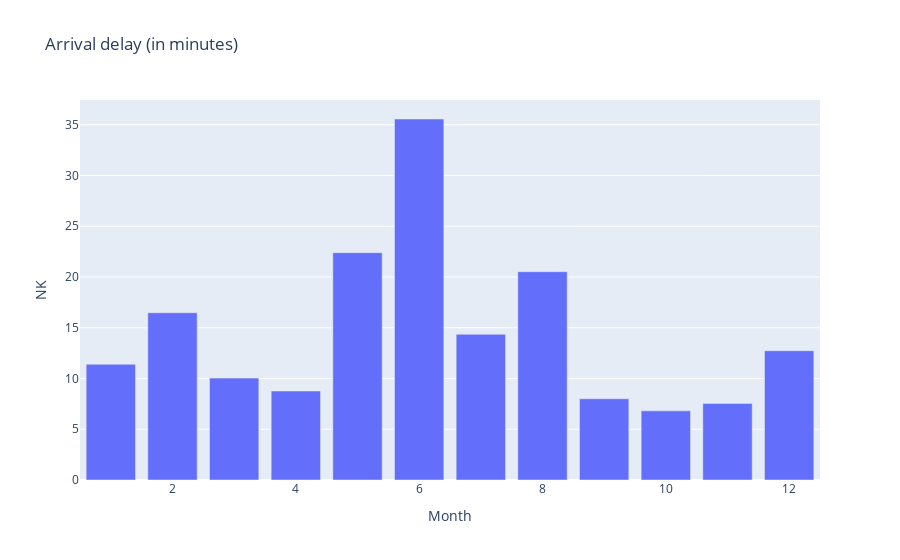

This figure's notebook cell:
### Markdown cell above
## Bar Chart
---

### Code cell
fig3 = px.bar(
    flight_data, 
    x=flight_data.index, 
    y=flight_data['NK'],
    title = "Arrival delay (in minutes)")

fig3.show()

### Figure 1 — Plotly figure (JSON) as saved in the notebook; plotly's stock layout.template omitted (floating-point values rounded to 4 significant figures)
{"data": [{"alignmentgroup": "True", "hovertemplate": "Month=%{x}<br>NK=%{y}<extra></extra>", "legendgroup": "", "marker": {"color": "#636efa", "pattern": {"shape": ""}}, "name": "", "offsetgroup": "", "orientation": "v", "showlegend": false, "textposition": "auto", "type": "bar", "x": [1, 2, 3, 4, 5, 6, 7, 8, 9, 10, 11, 12], "xaxis": "x", "y": [11.4, 16.47, 10.04, 8.766, 22.4, 35.56, 14.35, 20.52, 8.0, 6.811, 7.544, 12.73], "yaxis": "y"}], "layout": {"barmode": "relative", "legend": {"tracegroupgap": 0}, "title": {"text": "Arrival delay (in minutes)"}, "xaxis": {"anchor": "y", "domain": [0, 1], "title": {"text": "Month"}}, "yaxis": {"anchor": "x", "domain": [0, 1], "title": {"text": "NK"}}}}
